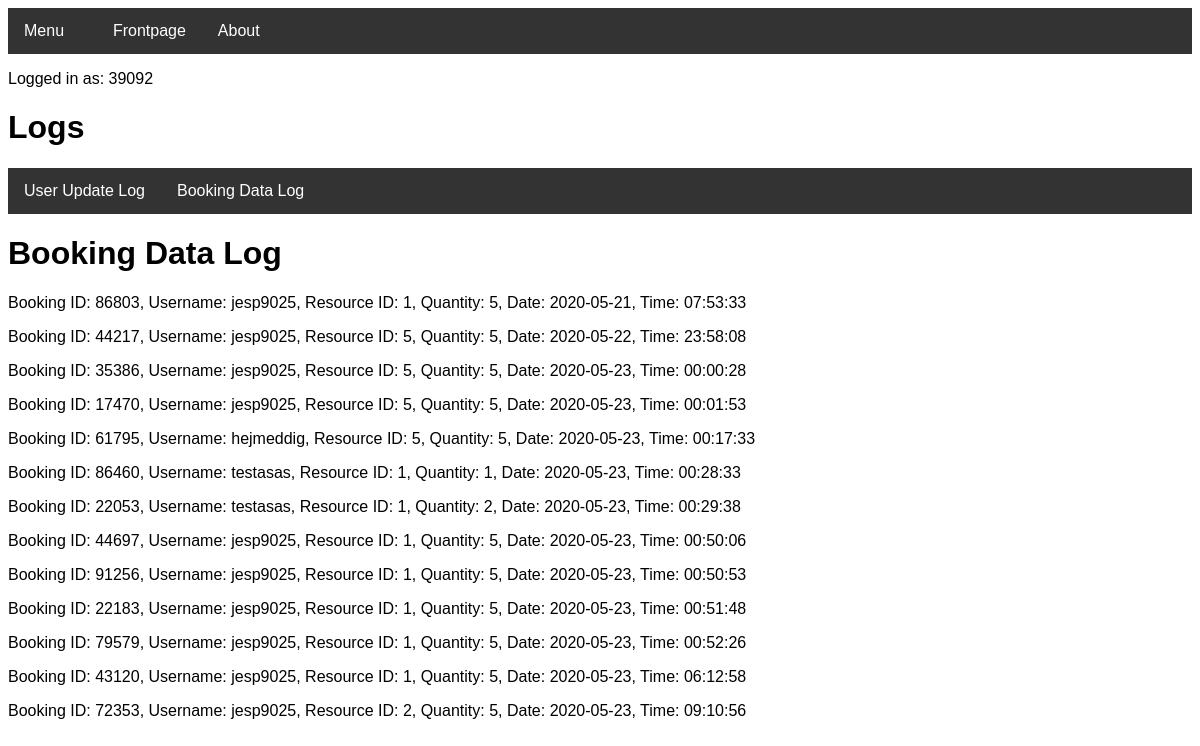
Before: /bookingdatalog (signed in) with the older database file.
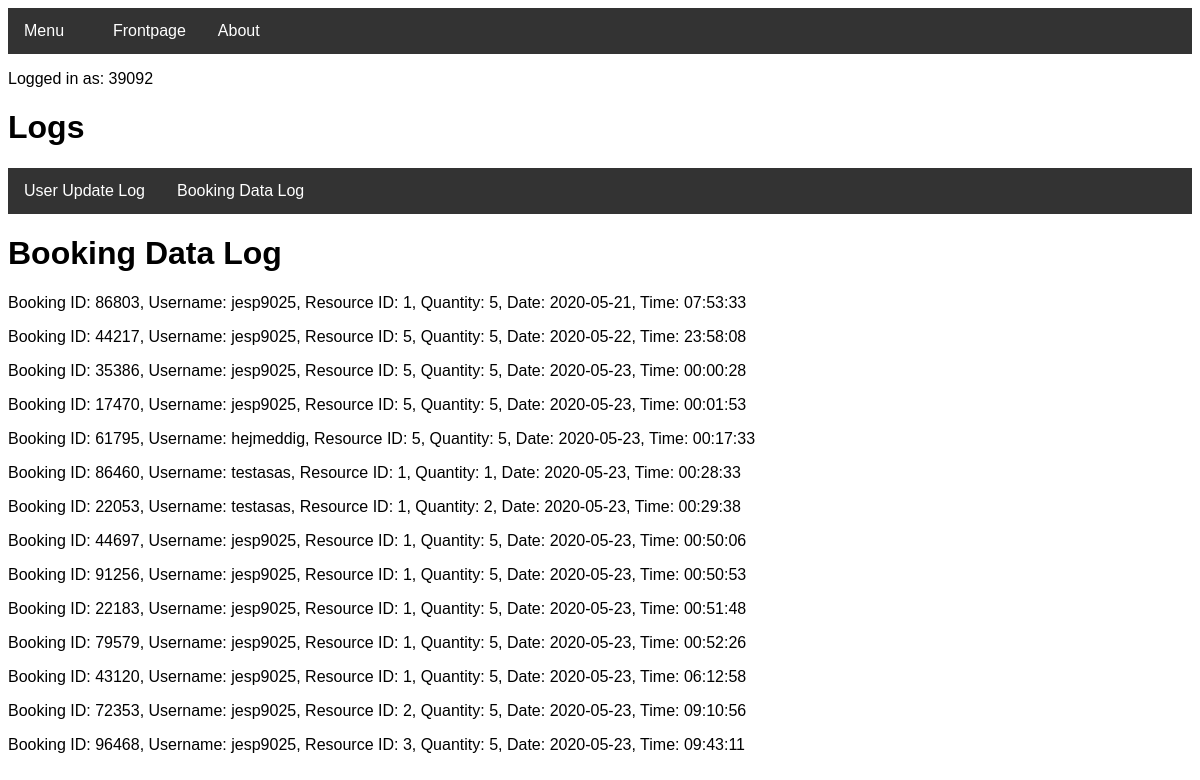
After: the same page with the newer database file.
### tables this page shows
CREATE TABLE BookingData (bookingdata_booking_id INTEGER, bookingdata_username STRING, bookingdata_resource_id INTEGER, bookingdata_resource_quantity INTEGER, bookingdata_start DATE, bookingdata_time TIME);

### routes.py (the view)
@app.route("/bookingdatalog")
def bookingdatalog():
    if "name" not in session:
        return redirect(url_for("login"))
    if user.checkIfAdmin(session['name']) == False:
        return redirect(url_for("denied"))
    lst = bookingData.readBookingData()
    return render_template("bookingdatalog.html", data=lst, username=session['name'])

### Project.py (called while the page is built)
    def readBookingData(self):
        try:
            c = self.conn.cursor()
            c.execute("SELECT 'Booking ID:', bookingdata_booking_id, 'Username:', bookingdata_username, 'Resource ID:', bookingdata_resource_id, 'Quantity:', bookingdata_resource_quantity, 'Date:', bookingdata_start, 'Time:', bookingdata_time FROM BookingData")
            lst = c.fetchall()
            c.close
            return lst
        except sqlite3.Error as e:
            return "An error occurred:", e.args[0]

    def checkIfAdmin(self, username):
        try:
            c = self.conn.cursor()
            c.execute("SELECT user_is_admin FROM User WHERE user_username = '{}'".format(username))
            lst = c.fetchall()
            toList = functools.reduce(operator.add, (lst))
            for item in toList:
                if item == "True":
                    return True
            return False
        except TypeError:
            pass

### templates/bookingdatalog.html (shortened to what this page needs)
<!DOCTYPE html>
<head>
<link rel="stylesheet" href="../static/theme.css">
<link rel="stylesheet" type="text/css" href="../static/barstyle.css" title="style"/>
<link rel="stylesheet" type="text/css" href="../static/errorstyle.css" title="style"/>
</head>
<body>
<div class="navbar">
  <div class="dropdown">
    <button class="dropbtn">Menu
      <i class="fa fa-caret-down"></i>
    </button>
  </div>
  <a href="welcome">Frontpage</a>
  <a href="about">About</a>
</div>
</body>
<p>Logged in as: {{ username }}</p>
<h1>Logs</h1>
<div class="container">
    <div class="navbar">
        <a href="userdatalog">User Update Log</a>
        <a href="bookingdatalog">Booking Data Log</a>
    </div>
    <h1>Booking Data Log</h1>
</div>
<body>
    {%for value in data%}
     <p>{{value | replace("(", "") | replace(")", "") | replace(":", "=") | replace("'", "") | replace("=,", ":") | replace("=", ":")}}</p>
    {%endfor%}
   </body>

Changed rows visible on the page:
added BookingData: value "Booking ID: 96468, Username: jesp9025, Resource ID: 3, Quantity: 5, Date: 2020-05-23, Time: 09:43:11"
